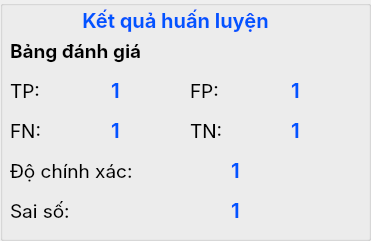
            <widget class="QGroupBox" name="groupBox_23">
             <property name="geometry">
              <rect>
               <x>640</x>
               <y>410</y>
               <width>371</width>
               <height>241</height>
              </rect>
             </property>
             <property name="title">
              <string/>
             </property>
             <widget class="QLabel" name="label_106">
              <property name="geometry">
               <rect>
                <x>10</x>
                <y>30</y>
                <width>321</width>
                <height>41</height>
               </rect>
              </property>
              <property name="font">
               <font>
                <family>Inter</family>
                <pointsize>14</pointsize>
                <bold>true</bold>
               </font>
              </property>
              <property name="styleSheet">
               <string notr="true">color: black;
font-family: Inter, sans-serif;
border: None;
background-color: transparent;
</string>
              </property>
              <property name="text">
               <string>Bảng đánh giá</string>
              </property>
             </widget>
             <widget class="QLabel" name="label_107">
              <property name="geometry">
               <rect>
                <x>0</x>
                <y>0</y>
                <width>351</width>
                <height>41</height>
               </rect>
              </property>
              <property name="font">
               <font>
                <family>Inter</family>
                <pointsize>15</pointsize>
                <bold>true</bold>
               </font>
              </property>
              <property name="styleSheet">
               <string notr="true">color: #0055FF;
font-family: Inter, sans-serif;
border: None;
background-color: transparent;
</string>
              </property>
              <property name="text">
               <string>Kết quả huấn luyện</string>
              </property>
              <property name="alignment">
               <set>Qt::AlignCenter</set>
              </property>
             </widget>
             <widget class="QLabel" name="lbGoodTraining_2">
              <property name="geometry">
               <rect>
                <x>10</x>
                <y>70</y>
                <width>51</width>
                <height>41</height>
               </rect>
              </property>
              <property name="font">
               <font>
                <family>Inter</family>
                <pointsize>14</pointsize>
               </font>
              </property>
              <property name="styleSheet">
               <string notr="true">color: black;
font-family: Inter, sans-serif;
border: None;
background-color: transparent;
</string>
              </property>
              <property name="text">
               <string>TP:</string>
              </property>
             </widget>
             <widget class="QLabel" name="label_109">
              <property name="geometry">
               <rect>
                <x>10</x>
                <y>110</y>
                <width>51</width>
                <height>41</height>
               </rect>
              </property>
              <property name="font">
               <font>
                <family>Inter</family>
                <pointsize>14</pointsize>
               </font>
              </property>
              <property name="styleSheet">
               <string notr="true">color: black;
font-family: Inter, sans-serif;
border: None;
background-color: transparent;
</string>
              </property>
              <property name="text">
               <string>FN:</string>
              </property>
             </widget>
             <widget class="QLabel" name="lbTP">
              <property name="geometry">
               <rect>
                <x>60</x>
                <y>70</y>
                <width>111</width>
                <height>41</height>
               </rect>
              </property>
              <property name="font">
               <font>
                <family>Inter</family>
                <pointsize>15</pointsize>
                <bold>true</bold>
               </font>
              </property>
              <property name="styleSheet">
               <string notr="true">border: None;
color: #0055FF;
font-family: Inter, sans-serif;
</string>
              </property>
              <property name="frameShadow">
               <enum>QFrame::Sunken</enum>
              </property>
              <property name="text">
               <string>1</string>
              </property>
              <property name="alignment">
               <set>Qt::AlignCenter</set>
              </property>
             </widget>
             <widget class="QLabel" name="lbFN">
              <property name="geometry">
               <rect>
                <x>60</x>
                <y>110</y>
                <width>111</width>
                <height>41</height>
               </rect>
              </property>
              <property name="font">
               <font>
                <family>Inter</family>
                <pointsize>15</pointsize>
                <bold>true</bold>
               </font>
              </property>
              <property name="styleSheet">
               <string notr="true">border: None;
color: #0055FF;
font-family: Inter, sans-serif;
</string>
              </property>
              <property name="frameShadow">
               <enum>QFrame::Sunken</enum>
              </property>
              <property name="text">
               <string>1</string>
              </property>
              <property name="alignment">
               <set>Qt::AlignCenter</set>
              </property>
             </widget>
             <widget class="QLabel" name="label_110">
              <property name="geometry">
               <rect>
                <x>190</x>
                <y>70</y>
                <width>51</width>
                <height>41</height>
               </rect>
              </property>
              <property name="font">
               <font>
                <family>Inter</family>
                <pointsize>14</pointsize>
               </font>
              </property>
              <property name="styleSheet">
               <string notr="true">color: black;
font-family: Inter, sans-serif;
border: None;
background-color: transparent;
</string>
              </property>
              <property name="text">
               <string>FP:</string>
              </property>
             </widget>
             <widget class="QLabel" name="lbFP">
              <property name="geometry">
               <rect>
                <x>240</x>
                <y>70</y>
                <width>111</width>
                <height>41</height>
               </rect>
              </property>
              <property name="font">
               <font>
                <family>Inter</family>
                <pointsize>15</pointsize>
                <bold>true</bold>
               </font>
              </property>
              <property name="styleSheet">
               <string notr="true">border: None;
color: #0055FF;
font-family: Inter, sans-serif;
</string>
              </property>
              <property name="frameShadow">
               <enum>QFrame::Sunken</enum>
              </property>
              <property name="text">
               <string>1</string>
              </property>
              <property name="alignment">
               <set>Qt::AlignCenter</set>
              </property>
             </widget>
             <widget class="QLabel" name="label_111">
              <property name="geometry">
               <rect>
                <x>190</x>
                <y>110</y>
                <width>51</width>
                <height>41</height>
               </rect>
              </property>
              <property name="font">
               <font>
                <family>Inter</family>
                <pointsize>14</pointsize>
               </font>
              </property>
              <property name="styleSheet">
               <string notr="true">color: black;
font-family: Inter, sans-serif;
border: None;
background-color: transparent;
</string>
              </property>
              <property name="text">
               <string>TN:</string>
              </property>
             </widget>
             <widget class="QLabel" name="lbTN">
              <property name="geometry">
               <rect>
                <x>240</x>
                <y>110</y>
                <width>111</width>
                <height>41</height>
               </rect>
              </property>
              <property name="font">
               <font>
                <family>Inter</family>
                <pointsize>15</pointsize>
                <bold>true</bold>
               </font>
              </property>
              <property name="styleSheet">
               <string notr="true">border: None;
color: #0055FF;
font-family: Inter, sans-serif;
</string>
              </property>
              <property name="frameShadow">
               <enum>QFrame::Sunken</enum>
              </property>
              <property name="text">
               <string>1</string>
              </property>
              <property name="alignment">
               <set>Qt::AlignCenter</set>
              </property>
             </widget>
             <widget class="QLabel" name="label_112">
              <property name="geometry">
               <rect>
                <x>10</x>
                <y>150</y>
                <width>131</width>
                <height>41</height>
               </rect>
              </property>
              <property name="font">
               <font>
                <family>Inter</family>
                <pointsize>14</pointsize>
               </font>
              </property>
              <property name="styleSheet">
               <string notr="true">color: black;
font-family: Inter, sans-serif;
border: None;
background-color: transparent;
</string>
              </property>
              <property name="text">
               <string>Độ chính xác:</string>
              </property>
             </widget>
             <widget class="QLabel" name="lbPrecision">
              <property name="geometry">
               <rect>
                <x>180</x>
                <y>150</y>
                <width>111</width>
                <height>41</height>
               </rect>
              </property>
              <property name="font">
               <font>
                <family>Inter</family>
                <pointsize>15</pointsize>
                <bold>true</bold>
               </font>
              </property>
              <property name="styleSheet">
               <string notr="true">border: None;
color: #0055FF;
font-family: Inter, sans-serif;
</string>
              </property>
              <property name="frameShadow">
               <enum>QFrame::Sunken</enum>
              </property>
              <property name="text">
               <string>1</string>
              </property>
              <property name="alignment">
               <set>Qt::AlignCenter</set>
              </property>
             </widget>
             <widget class="QLabel" name="label_113">
              <property name="geometry">
               <rect>
                <x>10</x>
                <y>190</y>
                <width>131</width>
                <height>41</height>
               </rect>
              </property>
              <property name="font">
               <font>
                <family>Inter</family>
                <pointsize>14</pointsize>
               </font>
              </property>
              <property name="styleSheet">
               <string notr="true">color: black;
font-family: Inter, sans-serif;
border: None;
background-color: transparent;
</string>
              </property>
              <property name="text">
               <string>Sai số:</string>
              </property>
             </widget>
             <widget class="QLabel" name="lbError">
              <property name="geometry">
               <rect>
                <x>180</x>
                <y>190</y>
                <width>111</width>
                <height>41</height>
               </rect>
              </property>
              <property name="font">
               <font>
                <family>Inter</family>
                <pointsize>15</pointsize>
                <bold>true</bold>
               </font>
              </property>
              <property name="styleSheet">
               <string notr="true">border: None;
color: #0055FF;
font-family: Inter, sans-serif;
</string>
              </property>
              <property name="frameShadow">
               <enum>QFrame::Sunken</enum>
              </property>
              <property name="text">
               <string>1</string>
              </property>
              <property name="alignment">
               <set>Qt::AlignCenter</set>
              </property>
             </widget>
            </widget>
